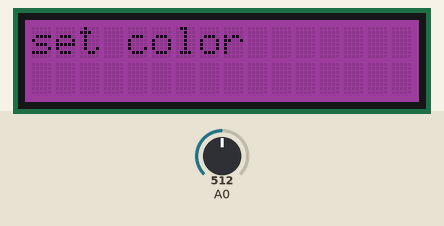
Simulated run of this sketch. Board: Arduino Uno, built with avr-gcc and run on an emulated ATmega328P. Shown: 16×2 character LCD. The test bench sets the inputs (shaded band); at power-on: A0 = 512. What the sketch prints to the serial monitor is not drawn.

Above: at 1.2 s.
1.3 s: A0 set to 306
At 1.8 s:
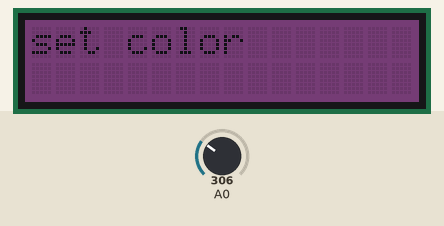
2.8 s: A0 set to 122
At 3.2 s:
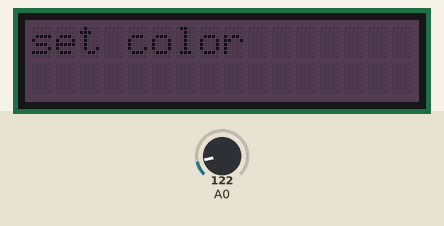
4.3 s: A0 set to 0
At 5.5 s:
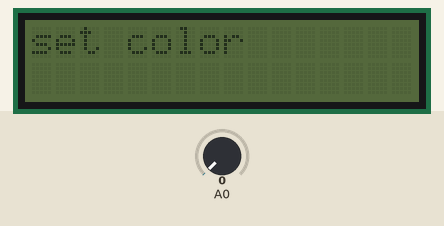
5.8 s: A0 set to 900
At 7.1 s:
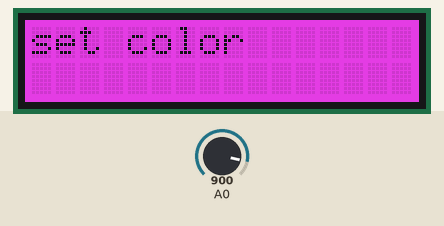
Timing chart, 0 to 8.3 s (numbered marks = the images above; inputs shaded):
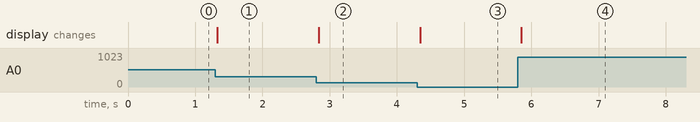

Measured:
- after the input at 1.3 s, the display: changes at once (image 1)
- after the input at 2.8 s, the display: changes at once (image 2)
- after the input at 4.3 s, the display: changes at once (image 3)
- after the input at 5.8 s, the display: changes after 0.05 s (image 4)

The sketch:

rbgLcdTest.ino
```cpp
// (licence header left out)
#include <Wire.h>
#include "rgb_lcd.h"

rgb_lcd lcd;

char dtaUart[15];
char dtaLen = 0;

void setup()
{
    Serial.begin(115200);
    // set up the LCD's number of columns and rows:
    lcd.begin(16, 2);
    // Print a message to the LCD.
    lcd.print("set color");
     lcd.setRGB(78, 38, 130);
}

void loop()
{
  int val = analogRead(A0)/4;
  lcd.setRGB(val, 0, val);
  Serial.println(val);
  delay(50);
}
/*********************************************************************************************************
  END FILE
*********************************************************************************************************/
```
